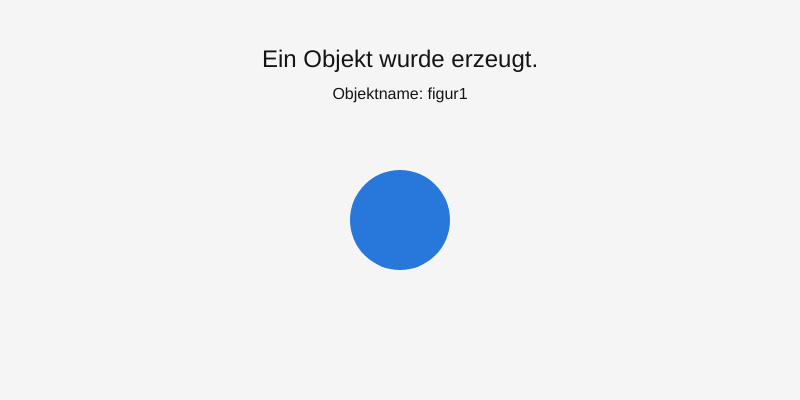
Frame 1 (no input)
Frame 60 (no input): identical to frame 1, image omitted
Frame 120 (the mouse pressed at the canvas centre since frame 60): identical to frame 1, image omitted

The p5.js sketch that drew this single still picture (run headless with seeded random() and noise() and a simulated clock; from frame 60 on, the mouse is pressed at the canvas centre):

// p5.js sketch
// ── sketch.js
// Klasse als Bauplan
class Figur {
  constructor(x, y, groesse) {
    this.x = x;
    this.y = y;
    this.groesse = groesse;
  }

  anzeigen() {
    fill(40, 120, 220);
    noStroke();
    ellipse(this.x, this.y, this.groesse, this.groesse);
  }
}

// Hier wird eine Variable angelegt,
// die später ein Objekt speichern soll.
let figur1;

function setup() {
  createCanvas(800, 400);

  // Hier wird ein konkretes Objekt erzeugt.
  // new Figur(...) bedeutet:
  // Erzeuge eine neue Instanz der Klasse Figur.
  figur1 = new Figur(400, 220, 100);
}

function draw() {
  background(245);

  fill(20);
  textAlign(CENTER, CENTER);
  textSize(24);
  text("Ein Objekt wurde erzeugt.", width / 2, 60);

  textSize(16);
  text("Objektname: figur1", width / 2, 95);

  // Die Methode anzeigen() wird am Objekt aufgerufen.
  figur1.anzeigen();
}
